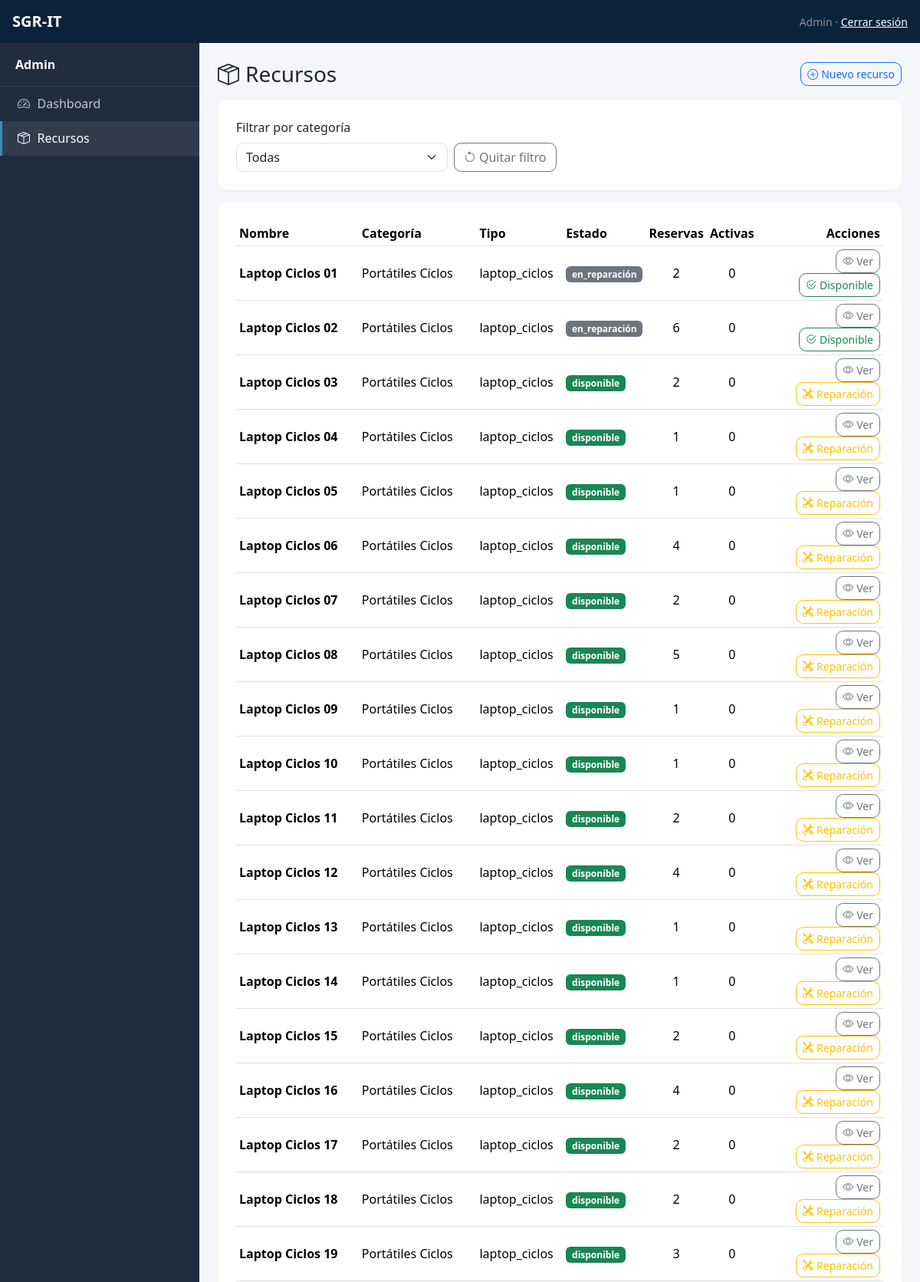
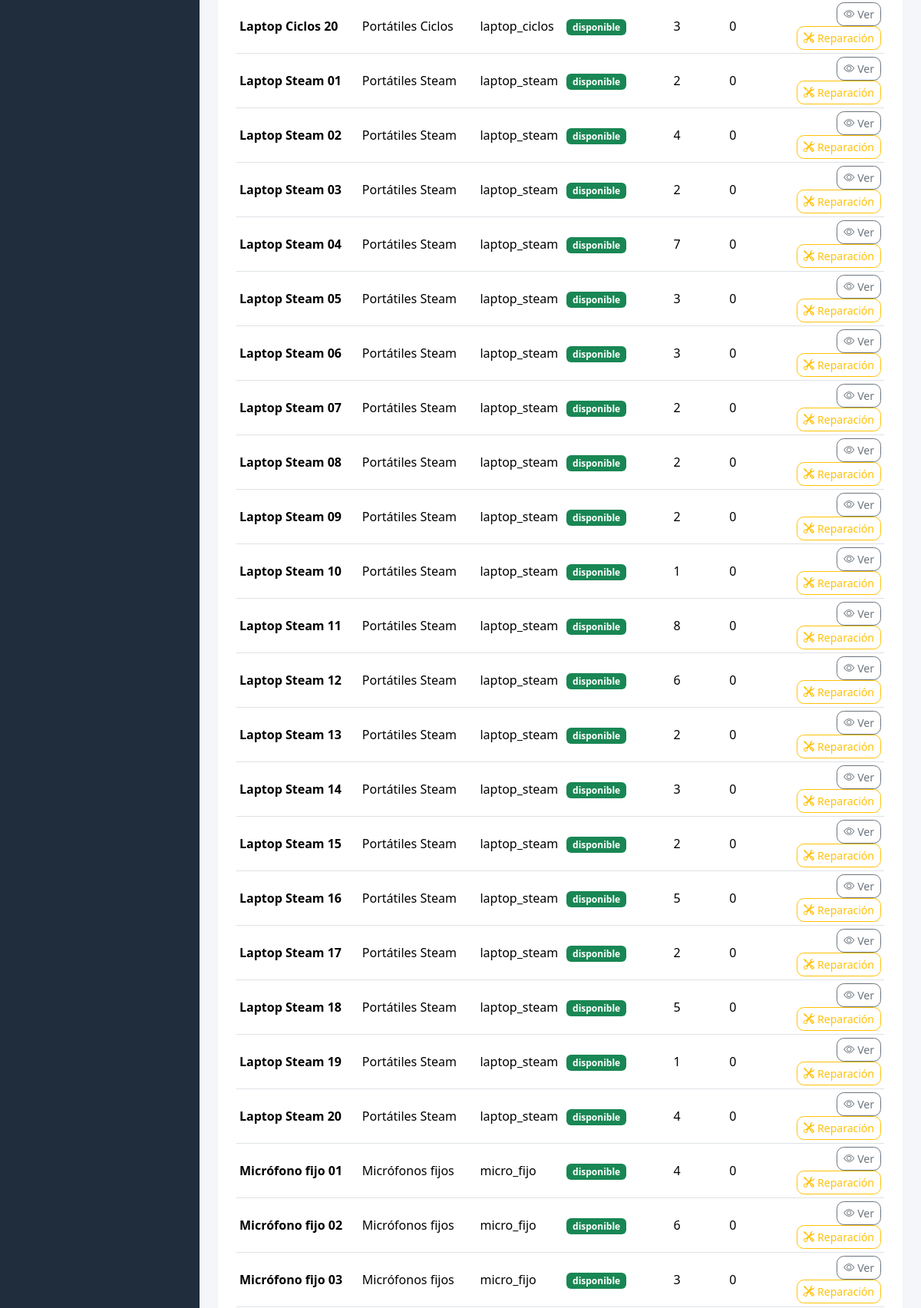
The page /admin/recursos.php (signed in, upper part) on the database its author committed (2 pictures, top to bottom).
### tables this page shows
CREATE TABLE `recursos` (
  `id` int(11) NOT NULL,
  `nombre` varchar(150) NOT NULL,
  `tipo` varchar(100) DEFAULT NULL,
  `estado` enum('disponible','en_reparacion') NOT NULL DEFAULT 'disponible',
  `categoria_id` int(11) DEFAULT NULL
);

CREATE TABLE `categorias` (
  `id` int(11) NOT NULL,
  `nombre` varchar(100) NOT NULL
);

### admin/recursos.php (the view, shortened to what this page needs)
<?php
require __DIR__ . "/../config/db.php";
$cat = (int)($_GET["cat"] ?? 0);
if ($cat > 0) {
    $stmt = $conn->prepare("
      SELECT
        rec.id, rec.nombre, rec.tipo, rec.estado,
        c.nombre AS categoria,
        COUNT(r.id) AS total_reservas,
        SUM(CASE WHEN r.fecha_fin >= NOW() THEN 1 ELSE 0 END) AS reservas_activas
      FROM recursos rec
      LEFT JOIN categorias c ON c.id = rec.categoria_id
      LEFT JOIN reservas r ON r.recurso_id = rec.id
      WHERE rec.categoria_id = ?
      GROUP BY rec.id, rec.nombre, rec.tipo, rec.estado, c.nombre
      ORDER BY rec.nombre ASC
    ");
    $stmt->bind_param("i", $cat);
    $stmt->execute();
    $recursos = $stmt->get_result();
} else {
    $recursos = $conn->query("
      SELECT
        rec.id, rec.nombre, rec.tipo, rec.estado,
        c.nombre AS categoria,
        COUNT(r.id) AS total_reservas,
        SUM(CASE WHEN r.fecha_fin >= NOW() THEN 1 ELSE 0 END) AS reservas_activas
      FROM recursos rec
      LEFT JOIN categorias c ON c.id = rec.categoria_id
      LEFT JOIN reservas r ON r.recurso_id = rec.id
      GROUP BY rec.id, rec.nombre, rec.tipo, rec.estado, c.nombre
      ORDER BY rec.nombre ASC
    ");
}
?>
<!doctype html>
<html lang="es">
<head>
<link href="https://cdn.jsdelivr.net/npm/bootstrap@5.3.3/dist/css/bootstrap.min.css" rel="stylesheet">
<link href="https://cdn.jsdelivr.net/npm/bootstrap-icons@1.11.3/font/bootstrap-icons.min.css" rel="stylesheet">
<link href="/sgr-it/assets/css/sgr.css" rel="stylesheet">
</head>
<body>
<nav class="navbar sgr-topbar">
  <div class="container-fluid px-3">
    <span class="navbar-brand text-white fw-bold">SGR-IT</span>
    <div class="text-white-50 small">
      <?php echo htmlspecialchars($_SESSION["nombre"]); ?> ·
      <a class="text-white" href="/sgr-it/logout.php">Cerrar sesión</a>
    </div>
  </div>
</nav>
<div class="sgr-layout">
  <aside class="sgr-sidebar">
    <div class="sgr-brand">Admin</div>
    <nav class="sgr-nav">
      <a href="/sgr-it/admin/dashboard.php"><i class="bi bi-speedometer2"></i>Dashboard</a>
      <a class="active" href="/sgr-it/admin/recursos.php"><i class="bi bi-box-seam"></i>Recursos</a>
    </nav>
  </aside>
  <main class="sgr-content">
    <div class="container-fluid p-3 p-lg-4">
      <div class="d-flex align-items-center justify-content-between mb-3">
        <h3 class="mb-0"><i class="bi bi-box-seam me-2"></i>Recursos</h3>
        <a class="btn btn-outline-primary btn-sm" href="/sgr-it/admin/dashboard.php#crear-recurso">
          <i class="bi bi-plus-circle me-1"></i>Nuevo recurso
        </a>
      </div>
      <div class="card p-3 p-lg-4 mb-3">
        <form method="get" class="row g-2 align-items-end">
          <div class="col-12 col-md-6 col-lg-4">
            <label class="form-label">Filtrar por categoría</label>
            <select class="form-select" name="cat" onchange="this.form.submit()">
              <option value="0" <?php echo ($cat===0 ? "selected" : ""); ?>>Todas</option>
            </select>
          </div>
          <div class="col-12 col-md-6 col-lg-4">
            <a class="btn btn-outline-secondary" href="/sgr-it/admin/recursos.php">
              <i class="bi bi-arrow-counterclockwise me-1"></i>Quitar filtro
            </a>
          </div>
        </form>
      </div>
      <div class="card p-3 p-lg-4">
        <div class="table-responsive">
          <table class="table table-sm align-middle">
            <thead>
              <tr>
                <th>Nombre</th>
                <th>Categoría</th>
                <th>Tipo</th>
                <th>Estado</th>
                <th class="text-center">Reservas</th>
                <th class="text-center">Activas</th>
                <th class="text-end">Acciones</th>
              </tr>
            </thead>
            <tbody>
              <?php while ($row = $recursos->fetch_assoc()): ?>
                <tr>
                  <td class="fw-semibold"><?php echo htmlspecialchars($row["nombre"]); ?></td>
                  <td><?php echo htmlspecialchars($row["categoria"] ?? ""); ?></td>
                  <td><?php echo htmlspecialchars($row["tipo"] ?? ""); ?></td>
                  <td>
                    <?php if (($row["estado"] ?? "") === "disponible"): ?>
                      <span class="badge text-bg-success">disponible</span>
                    <?php else: ?>
                      <span class="badge text-bg-secondary">en_reparación</span>
                    <?php endif; ?>
                  </td>
                  <td class="text-center"><?php echo (int)$row["total_reservas"]; ?></td>
                  <td class="text-center"><?php echo (int)$row["reservas_activas"]; ?></td>
                  <td class="text-end">
                    <a class="btn btn-outline-secondary btn-sm"
                       href="/sgr-it/admin/recurso_detalle.php?id=<?php echo (int)$row["id"]; ?><?php echo ($cat>0 ? "&cat=".$cat : ""); ?>">
                      <i class="bi bi-eye me-1"></i>Ver
                    </a>
                    <form method="post" class="d-inline">
                      <?php if (($row["estado"] ?? "") === "disponible"): ?>
                        <button class="btn btn-outline-warning btn-sm" type="submit"
                                onclick="return confirm('¿Poner este recurso en reparación? (dejará de ser reservable)');">
                          <i class="bi bi-tools me-1"></i>Reparación
                        </button>
                      <?php else: ?>
                        <button class="btn btn-outline-success btn-sm" type="submit"
                                onclick="return confirm('¿Marcar como disponible otra vez?');">
                          <i class="bi bi-check2-circle me-1"></i>Disponible
                        </button>
                      <?php endif; ?>
                    </form>
                  </td>
                </tr>
              <?php endwhile; ?>
            </tbody>
          </table>
        </div>
      </div>
    </div>
  </main>
</div>
</body>
</html>

### assets/css/sgr.css (style rules this page uses)
:root { --sidebar-w: 260px; }
body { background:#f4f6f9; }
.sgr-topbar { background:#0b2239; color:#fff; }
.sgr-layout { display:flex; min-height: 100vh; }
.sgr-sidebar { width: var(--sidebar-w); background:#1f2d3d; color:#c2c7d0; flex: 0 0 var(--sidebar-w); }
.sgr-brand { padding: 1rem 1.25rem; border-bottom: 1px solid rgba(255,255,255,.08); color:#fff; font-weight:700; }
.sgr-nav a { color:#c2c7d0; text-decoration:none; display:flex; align-items:center; gap:.6rem; padding: .65rem 1.25rem; border-left: 3px solid transparent; }
.sgr-nav a.active { background: rgba(255,255,255,.08); color:#fff; border-left-color:#3c8dbc; }
.sgr-content { flex: 1 1 auto; }
.card { border: 0; border-radius: .9rem; box-shadow: 0 1px 2px rgba(0,0,0,.06); }
.table thead th { font-weight:600; }
.form-control, .form-select { border-radius: .6rem; }
.btn { border-radius: .6rem; }

### rows shown on the page
recursos: nombre "Laptop Ciclos 01", categoria.nombre "Portátiles Ciclos", tipo "laptop_ciclos", estado "en_reparación", total_reservas "2", reservas_activas "0"
recursos: nombre "Laptop Ciclos 02", categoria.nombre "Portátiles Ciclos", tipo "laptop_ciclos", estado "en_reparación", total_reservas "6", reservas_activas "0"
recursos: nombre "Laptop Ciclos 03", categoria.nombre "Portátiles Ciclos", tipo "laptop_ciclos", estado "disponible", total_reservas "2", reservas_activas "0"
recursos: nombre "Laptop Ciclos 04", categoria.nombre "Portátiles Ciclos", tipo "laptop_ciclos", estado "disponible", total_reservas "1", reservas_activas "0"
recursos: nombre "Laptop Ciclos 05", categoria.nombre "Portátiles Ciclos", tipo "laptop_ciclos", estado "disponible", total_reservas "1", reservas_activas "0"
recursos: nombre "Laptop Ciclos 06", categoria.nombre "Portátiles Ciclos", tipo "laptop_ciclos", estado "disponible", total_reservas "4", reservas_activas "0"
recursos: nombre "Laptop Ciclos 07", categoria.nombre "Portátiles Ciclos", tipo "laptop_ciclos", estado "disponible", total_reservas "2", reservas_activas "0"
recursos: nombre "Laptop Ciclos 08", categoria.nombre "Portátiles Ciclos", tipo "laptop_ciclos", estado "disponible", total_reservas "5", reservas_activas "0"
recursos: nombre "Laptop Ciclos 09", categoria.nombre "Portátiles Ciclos", tipo "laptop_ciclos", estado "disponible", total_reservas "1", reservas_activas "0"
recursos: nombre "Laptop Ciclos 10", categoria.nombre "Portátiles Ciclos", tipo "laptop_ciclos", estado "disponible", total_reservas "1", reservas_activas "0"
recursos: nombre "Laptop Ciclos 11", categoria.nombre "Portátiles Ciclos", tipo "laptop_ciclos", estado "disponible", total_reservas "2", reservas_activas "0"
recursos: nombre "Laptop Ciclos 12", categoria.nombre "Portátiles Ciclos", tipo "laptop_ciclos", estado "disponible", total_reservas "4", reservas_activas "0"
recursos: nombre "Laptop Ciclos 13", categoria.nombre "Portátiles Ciclos", tipo "laptop_ciclos", estado "disponible", total_reservas "1", reservas_activas "0"
recursos: nombre "Laptop Ciclos 14", categoria.nombre "Portátiles Ciclos", tipo "laptop_ciclos", estado "disponible", total_reservas "1", reservas_activas "0"
recursos: nombre "Laptop Ciclos 15", categoria.nombre "Portátiles Ciclos", tipo "laptop_ciclos", estado "disponible", total_reservas "2", reservas_activas "0"
recursos: nombre "Laptop Ciclos 16", categoria.nombre "Portátiles Ciclos", tipo "laptop_ciclos", estado "disponible", total_reservas "4", reservas_activas "0"
recursos: nombre "Laptop Ciclos 17", categoria.nombre "Portátiles Ciclos", tipo "laptop_ciclos", estado "disponible", total_reservas "2", reservas_activas "0"
recursos: nombre "Laptop Ciclos 18", categoria.nombre "Portátiles Ciclos", tipo "laptop_ciclos", estado "disponible", total_reservas "2", reservas_activas "0"
recursos: nombre "Laptop Ciclos 19", categoria.nombre "Portátiles Ciclos", tipo "laptop_ciclos", estado "disponible", total_reservas "3", reservas_activas "0"
recursos: nombre "Laptop Ciclos 20", categoria.nombre "Portátiles Ciclos", tipo "laptop_ciclos", estado "disponible", total_reservas "3", reservas_activas "0"
recursos: nombre "Laptop Steam 01", categoria.nombre "Portátiles Steam", tipo "laptop_steam", estado "disponible", total_reservas "2", reservas_activas "0"
recursos: nombre "Laptop Steam 02", categoria.nombre "Portátiles Steam", tipo "laptop_steam", estado "disponible", total_reservas "4", reservas_activas "0"
recursos: nombre "Laptop Steam 03", categoria.nombre "Portátiles Steam", tipo "laptop_steam", estado "disponible", total_reservas "2", reservas_activas "0"
recursos: nombre "Laptop Steam 04", categoria.nombre "Portátiles Steam", tipo "laptop_steam", estado "disponible", total_reservas "7", reservas_activas "0"
recursos: nombre "Laptop Steam 05", categoria.nombre "Portátiles Steam", tipo "laptop_steam", estado "disponible", total_reservas "3", reservas_activas "0"
recursos: nombre "Laptop Steam 06", categoria.nombre "Portátiles Steam", tipo "laptop_steam", estado "disponible", total_reservas "3", reservas_activas "0"
recursos: nombre "Laptop Steam 07", categoria.nombre "Portátiles Steam", tipo "laptop_steam", estado "disponible", total_reservas "2", reservas_activas "0"
recursos: nombre "Laptop Steam 08", categoria.nombre "Portátiles Steam", tipo "laptop_steam", estado "disponible", total_reservas "2", reservas_activas "0"
recursos: nombre "Laptop Steam 09", categoria.nombre "Portátiles Steam", tipo "laptop_steam", estado "disponible", total_reservas "2", reservas_activas "0"
recursos: nombre "Laptop Steam 10", categoria.nombre "Portátiles Steam", tipo "laptop_steam", estado "disponible", total_reservas "1", reservas_activas "0"
recursos: nombre "Laptop Steam 11", categoria.nombre "Portátiles Steam", tipo "laptop_steam", estado "disponible", total_reservas "8", reservas_activas "0"
recursos: nombre "Laptop Steam 12", categoria.nombre "Portátiles Steam", tipo "laptop_steam", estado "disponible", total_reservas "6", reservas_activas "0"
recursos: nombre "Laptop Steam 13", categoria.nombre "Portátiles Steam", tipo "laptop_steam", estado "disponible", total_reservas "2", reservas_activas "0"
recursos: nombre "Laptop Steam 14", categoria.nombre "Portátiles Steam", tipo "laptop_steam", estado "disponible", total_reservas "3", reservas_activas "0"
recursos: nombre "Laptop Steam 15", categoria.nombre "Portátiles Steam", tipo "laptop_steam", estado "disponible", total_reservas "2", reservas_activas "0"
recursos: nombre "Laptop Steam 16", categoria.nombre "Portátiles Steam", tipo "laptop_steam", estado "disponible", total_reservas "5", reservas_activas "0"
recursos: nombre "Laptop Steam 17", categoria.nombre "Portátiles Steam", tipo "laptop_steam", estado "disponible", total_reservas "2", reservas_activas "0"
recursos: nombre "Laptop Steam 18", categoria.nombre "Portátiles Steam", tipo "laptop_steam", estado "disponible", total_reservas "5", reservas_activas "0"
recursos: nombre "Laptop Steam 19", categoria.nombre "Portátiles Steam", tipo "laptop_steam", estado "disponible", total_reservas "1", reservas_activas "0"
recursos: nombre "Laptop Steam 20", categoria.nombre "Portátiles Steam", tipo "laptop_steam", estado "disponible", total_reservas "4", reservas_activas "0"
recursos: nombre "Micrófono fijo 01", categoria.nombre "Micrófonos fijos", tipo "micro_fijo", estado "disponible", total_reservas "4", reservas_activas "0"
recursos: nombre "Micrófono fijo 02", categoria.nombre "Micrófonos fijos", tipo "micro_fijo", estado "disponible", total_reservas "6", reservas_activas "0"
recursos: nombre "Micrófono fijo 03", categoria.nombre "Micrófonos fijos", tipo "micro_fijo", estado "disponible", total_reservas "3", reservas_activas "0"

### other values the page prints
$_SESSION["nombre"] "Admin"
